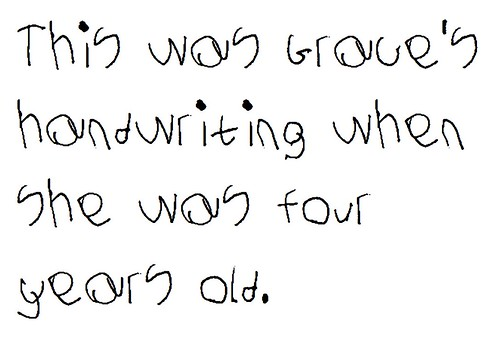
#> input picture backend/images/grace.jpg, 500 x 342 px
$ python main.py
#> lines starting #> are read from the running program, lines starting #| are printed output that depends on the picture; after the words box and inside, x2 and y2 are one past the last pixel; in counts of white or black regions, pixels touching at a corner belong together
### backend/preprocessing.py
from PIL import Image
from PIL import ImageEnhance
import cv2
import os
import numpy as np
from deskew import Deskew

COMPRESSION_LEVEL = 3

# [8 lines of commented-out code are left out]


# [8 lines left out: function convert_to_png, not called in this run]


def preprocessing_cv2(input_image_path, override=False):
    """Preprocess an image by converting light-colored background to black and text to white."""
#> called with input_image_path = 'images/grace.jpg', override = False
    input_image_path = os.path.join(os.path.dirname(__file__), input_image_path)
    # Read the image using OpenCV
    image = cv2.imread(input_image_path)
#> image is the input picture: shape (342, 500, 3); mean B, G, R 242.3, 242.5, 242.5

    gray = cv2.cvtColor(image, cv2.COLOR_BGR2GRAY)
    blur = cv2.GaussianBlur(gray, (9, 9), 0)
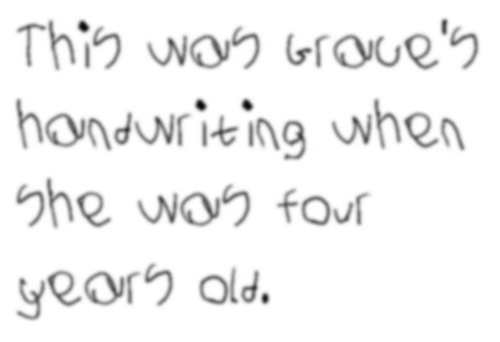
#> blur: shape (342, 500); min 7, max 255, mean 242.5
    thresh = cv2.threshold(blur, 0, 255, cv2.THRESH_BINARY_INV + cv2.THRESH_OTSU)[1]
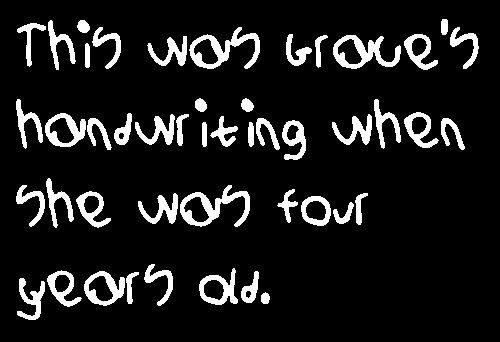
#> thresh: shape (342, 500); 10.7% white; 47 white regions, largest, box (x1, y1, x2, y2) and area: (180, 185, 250, 227) 1042, (189, 27, 260, 69) 1038, (333, 35, 401, 69) 962

    # Save the preprocessed image
    if override:
        output_image_path = input_image_path
    else:
        output_image_name, ext = os.path.splitext(input_image_path)
        output_image_path = f"{output_image_name}.png"
    cv2.imwrite(output_image_path, thresh)
    return input_image_path

### backend/main.py
from tesserocr import PyTessBaseAPI
import os
import preprocessing as pp

img_path = "images/grace.jpg"

# Get image

img_path = pp.preprocessing_cv2(img_path)

#> (the run stopped early here; a loop or call above may not have finished)

$ run again, with backend/images/aminoapps.jpg copied over backend/images/grace.jpg
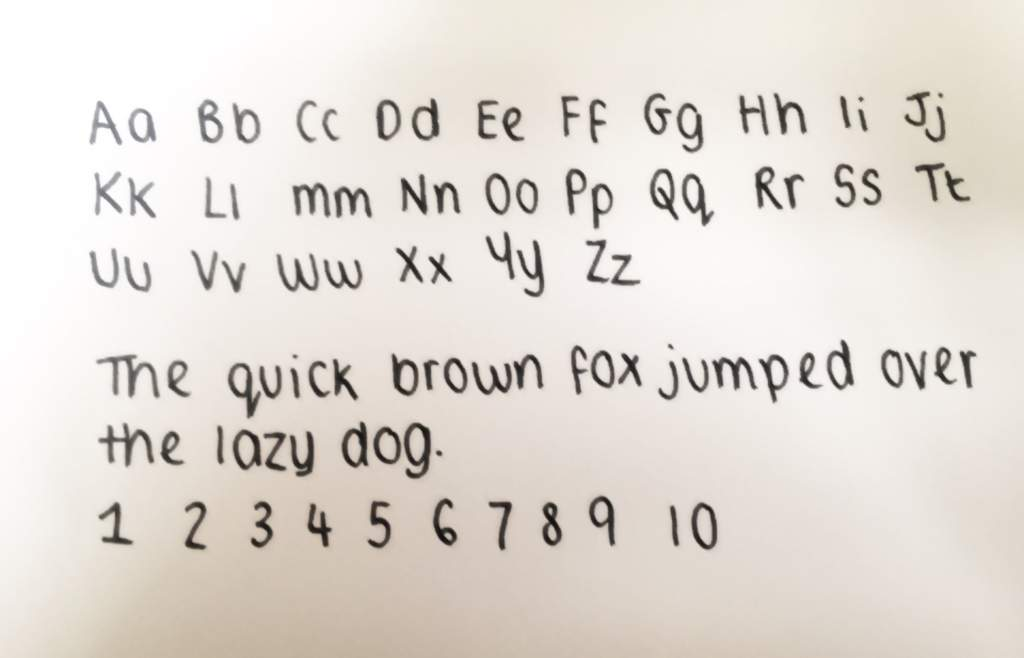
#> input picture backend/images/aminoapps.jpg, 1024 x 658 px
#> in preprocessing_cv2, image is the input picture: shape (658, 1024, 3); mean B, G, R 213.4, 219.8, 226.3
#> in preprocessing_cv2, `blur = cv2.GaussianBlur(gray, (9, 9), 0)`:
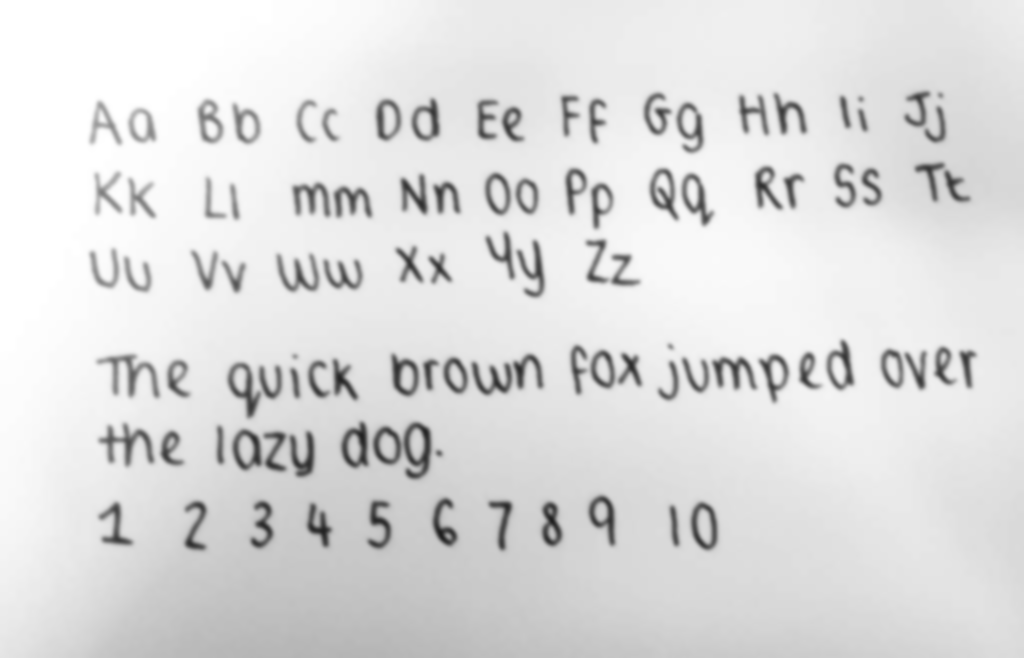
#> blur: shape (658, 1024); min 30, max 255, mean 221
#> in preprocessing_cv2, `thresh = cv2.threshold(blur, 0, 255, cv2.THRESH_BINARY_INV + cv2.THRES..`:
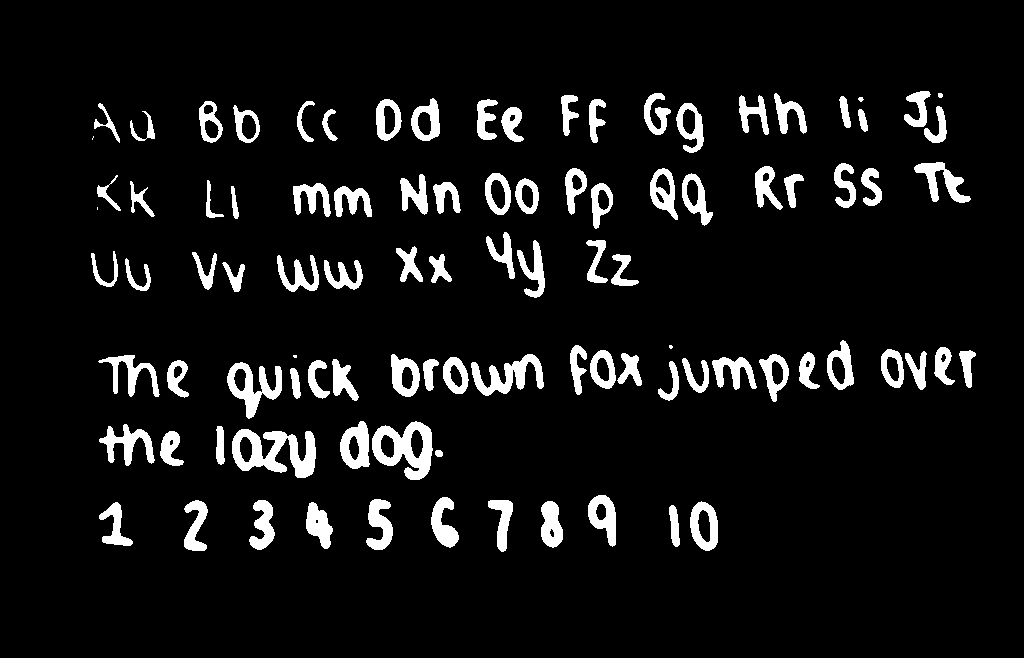
#> thresh: shape (658, 1024); 7.6% white; 98 white regions (4 under 20 px), largest, box (x1, y1, x2, y2) and area: (232, 429, 316, 478) 2228, (372, 421, 433, 480) 1901, (471, 354, 544, 396) 1361

$ run again, with backend/images/joseph1.jpg copied over backend/images/grace.jpg
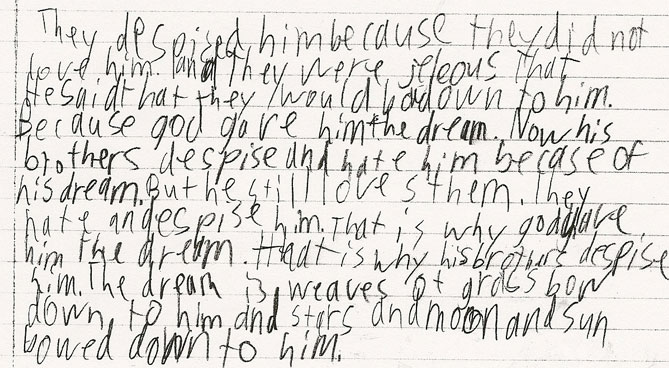
#> input picture backend/images/joseph1.jpg, 669 x 368 px
#> in preprocessing_cv2, image is the input picture: shape (368, 669, 3); mean B, G, R 217.4, 221, 223.8
#> in preprocessing_cv2, `blur = cv2.GaussianBlur(gray, (9, 9), 0)`:
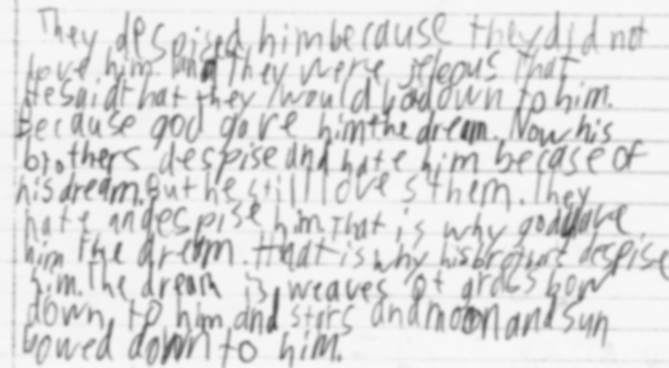
#> blur: shape (368, 669); min 70, max 249, mean 221.5
#> in preprocessing_cv2, `thresh = cv2.threshold(blur, 0, 255, cv2.THRESH_BINARY_INV + cv2.THRES..`:
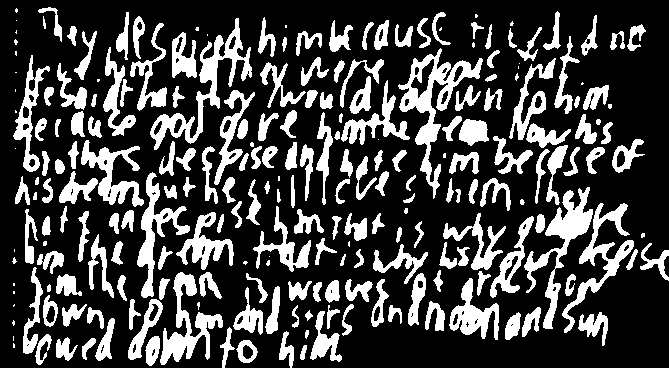
#> thresh: shape (368, 669); 26.5% white; 232 white regions (41 under 20 px), largest, box (x1, y1, x2, y2) and area: (398, 48, 483, 199) 2890, (150, 18, 252, 150) 2546, (524, 187, 593, 329) 2388

$ run again, with backend/images/sample_2.jpg copied over backend/images/grace.jpg
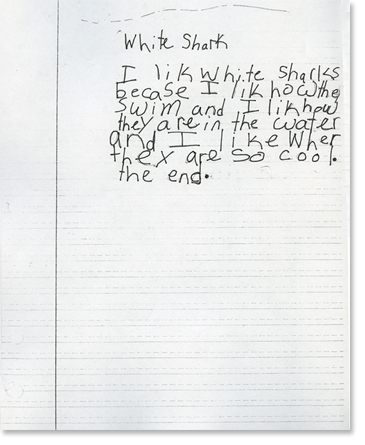
#> input picture backend/images/sample_2.jpg, 365 x 445 px
#> in preprocessing_cv2, image is the input picture: shape (445, 365, 3); mean B, G, R 235, 235.4, 234.1
#> in preprocessing_cv2, `blur = cv2.GaussianBlur(gray, (9, 9), 0)`:
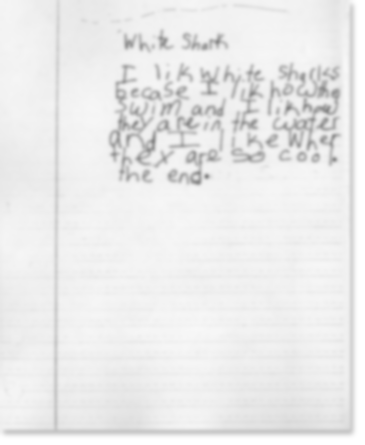
#> blur: shape (445, 365); min 137, max 255, mean 234.9
#> in preprocessing_cv2, `thresh = cv2.threshold(blur, 0, 255, cv2.THRESH_BINARY_INV + cv2.THRES..`:
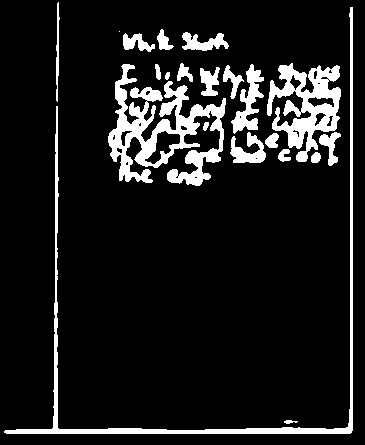
#> thresh: shape (445, 365); 10.9% white; 21 white regions (1 under 20 px), largest, box (x1, y1, x2, y2) and area: (108, 64, 226, 186) 5699, (4, 7, 353, 434) 4142, (267, 63, 341, 162) 3465
